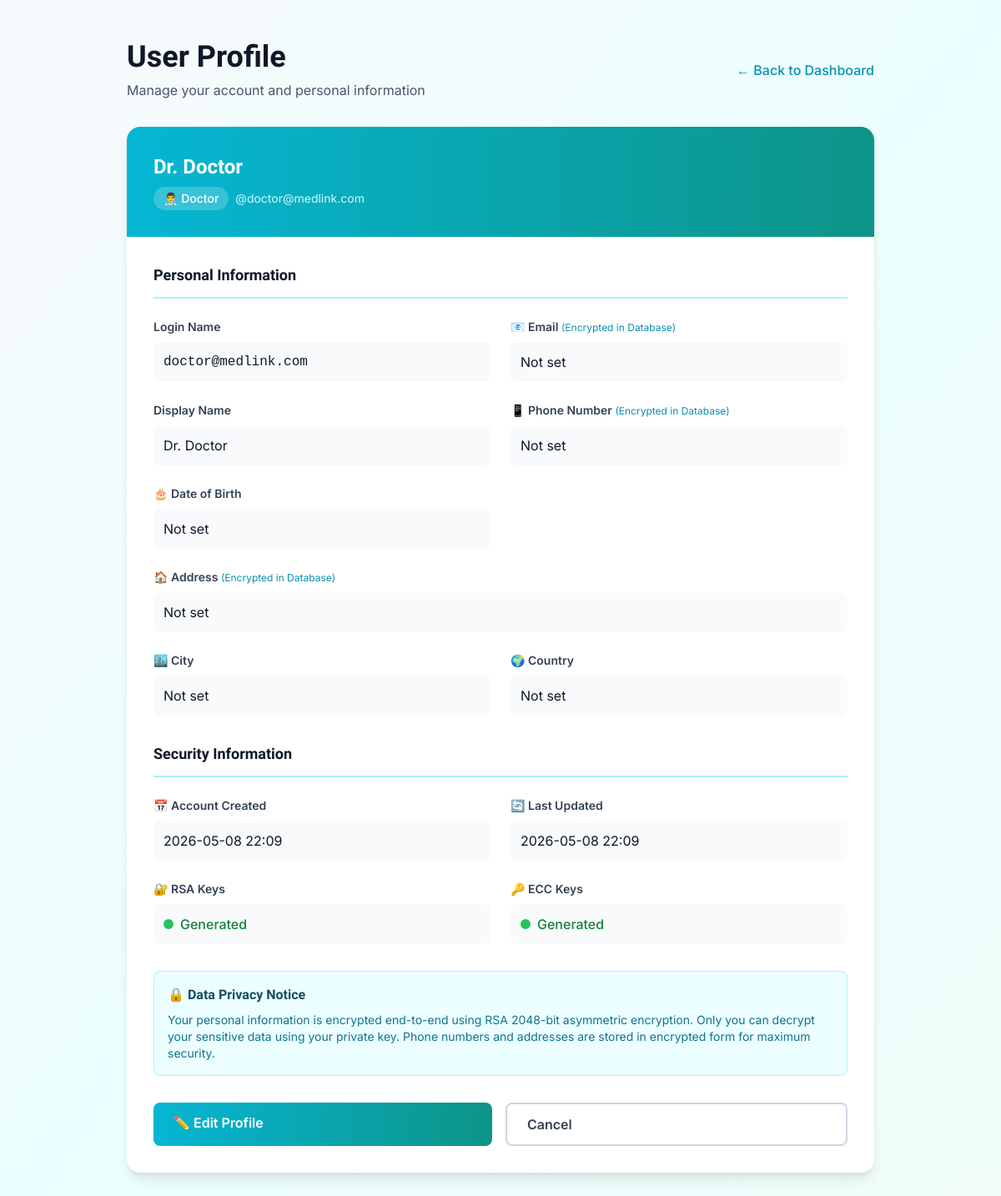
The app's page /profile (signed in), older data.
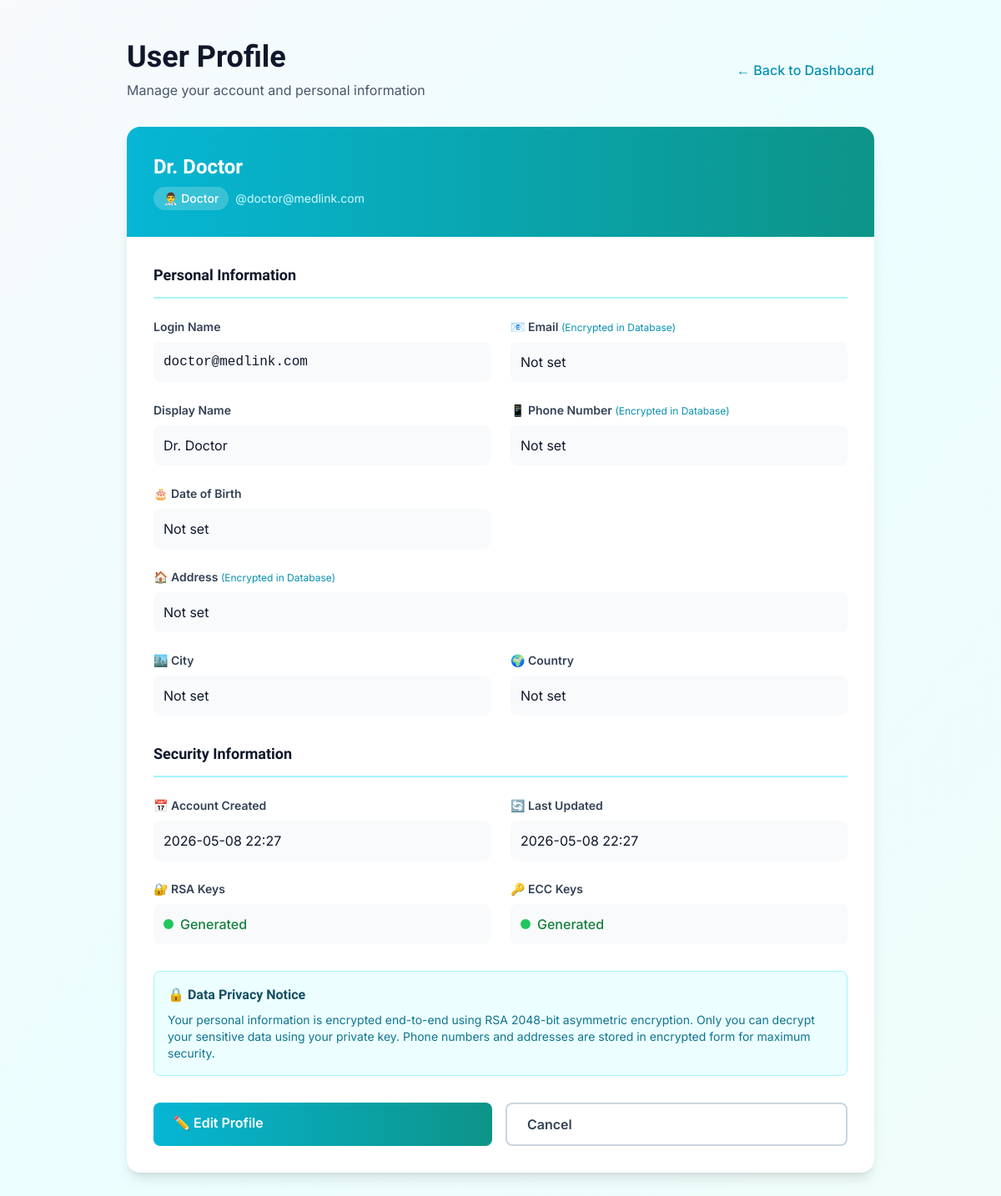
The same page, newer data.
### models.py (models this page shows, shortened)
class User(db.Model):
    __tablename__ = 'users'
    id = db.Column(db.Integer, primary_key=True)
    username = db.Column(db.String(120), unique=True, nullable=False, index=True)
    role = db.Column(db.String(20), nullable=False)  # 'patient', 'doctor', 'specialist', 'admin'
    password_hash = db.Column(db.String(255), nullable=False)
    encrypted_email = db.Column(db.Text, nullable=True)  # RSA encrypted, only decrypted with private key
    rsa_public_key = db.Column(db.Text, nullable=True)  # JSON: {"e": int, "n": int}
    rsa_private_key = db.Column(db.Text, nullable=True)  # JSON: {"d": int, "n": int} - Stored securely
    ecc_public_key = db.Column(db.Text, nullable=True)  # JSON: {"x": int, "y": int}
    ecc_private_key = db.Column(db.Text, nullable=True)  # JSON: {"k": int} - Stored securely
    public_key = db.Column(db.Text, nullable=True)  # For encryption purposes
    encrypted_profile = db.Column(db.Text, nullable=True)  # Encrypted email/NID
    display_name = db.Column(db.String(120), nullable=True)
    phone = db.Column(db.Text, nullable=True)  # Encrypted
    date_of_birth = db.Column(db.String(20), nullable=True)
    address = db.Column(db.Text, nullable=True)  # Encrypted
    city = db.Column(db.String(100), nullable=True)
    country = db.Column(db.String(100), nullable=True)
    two_fa_enabled = db.Column(db.Boolean, default=False)
    two_fa_challenge = db.Column(db.String(10), nullable=True)
    two_fa_timestamp = db.Column(db.DateTime, nullable=True)
    encrypted_nid = db.Column(db.Text, nullable=True)
    encrypted_blood_group = db.Column(db.Text, nullable=True)
    nid_mac = db.Column(db.String(255), nullable=True)
    license_number = db.Column(db.String(120), nullable=True, index=True)
    license_verified = db.Column(db.Boolean, default=False)
    last_key_rotation = db.Column(db.DateTime, nullable=True)
    is_approved = db.Column(db.Boolean, default=False)  # False for new registrations
    approved_at = db.Column(db.DateTime, nullable=True)
    approved_by_admin_id = db.Column(db.Integer, db.ForeignKey('users.id'), nullable=True)
    created_at = db.Column(db.DateTime, default=datetime.now)
    updated_at = db.Column(db.DateTime, default=datetime.now, onupdate=datetime.now)
    sent_referrals = db.relationship('Referral', foreign_keys='Referral.sender_id', backref='sender', lazy=True)
    received_referrals = db.relationship('Referral', foreign_keys='Referral.receiver_id', backref='receiver', lazy=True)
    sent_messages = db.relationship('Message', foreign_keys='Message.sender_id', backref='sender_msg', lazy=True)
    received_messages = db.relationship('Message', foreign_keys='Message.receiver_id', backref='receiver_msg', lazy=True)
    def get_display_name(self):
        if self.display_name:
            return self.display_name
    def get_phone(self):
        if not self.phone:
            return None
        if self.phone and len(self.phone) > 20 and all(c in '0123456789abcdef' for c in self.phone.lower()):
            return self.decrypt_field(self.phone)
        return self.phone
    def get_address(self):
        if not self.address:
            return None
        if self.address and len(self.address) > 20 and all(c in '0123456789abcdef' for c in self.address.lower()):
            return self.decrypt_field(self.address)
        return self.address
    def get_date_of_birth(self):
        if not self.date_of_birth:
            return None
        if self.date_of_birth and len(self.date_of_birth) > 20 and all(c in '0123456789abcdef' for c in self.date_of_birth.lower()):
            return self.decrypt_field(self.date_of_birth)
        return self.date_of_birth
    def get_email(self):
        if not self.encrypted_email:
            return None
        if self.encrypted_email and len(self.encrypted_email) > 20 and all(c in '0123456789abcdef' for c in self.encrypted_email.lower()):
            return self.decrypt_field(self.encrypted_email)
        return self.encrypted_email

### app.py (the view)
@app.route('/profile')
def profile():
    if 'user_id' not in session:
        return redirect(url_for('login'))
    user_id = session.get('user_id')
    user = User.query.get(user_id)
    if not user:
        session.clear()
        return redirect(url_for('login'))
    user_profile = {
        'id': user.id,
        'username': user.username,
        'display_name': user.display_name,
        'role': user.role,
        'phone': user.get_phone(),
        'address': user.get_address(),
        'date_of_birth': user.get_date_of_birth(),
        'email': user.get_email(),
        'city': user.city,
        'country': user.country,
        'created_at': user.created_at,
        'updated_at': user.updated_at,
        'rsa_keys': 'Generated' if user.rsa_public_key else 'Not Generated',
        'ecc_keys': 'Generated' if user.ecc_public_key else 'Not Generated'
    }
    return render_template('profile.html', user=user, user_profile=user_profile)

### templates/profile.html (shortened to what the changed rows need)
{% extends "base.html" %}
{% block content %}
<div class="min-h-screen bg-gradient-to-br from-slate-50 via-cyan-50 to-teal-50 py-12 px-4">
    <div class="max-w-4xl mx-auto">
        <div class="mb-8">
            <div class="flex items-center justify-between">
                <div>
                    <h1 class="text-4xl font-bold text-slate-900 mb-2">User Profile</h1>
                </div>
            </div>
        </div>
        <div class="bg-white rounded-2xl shadow-lg overflow-hidden">
            <div class="bg-gradient-to-r from-cyan-500 to-teal-600 p-8 text-white">
                <h2 class="text-2xl font-bold mb-2">{{ user.get_display_name() }}</h2>
                <div class="flex items-center gap-2">
                    <span class="inline-block px-3 py-1 bg-white bg-opacity-20 rounded-full text-sm font-medium">
                        {% if user.role == 'doctor' %}
                            👨‍⚕️ Doctor
                        {% elif user.role == 'specialist' %}
                            👨‍⚕️ Specialist
                        {% else %}
                            🧑‍🔬 Patient
                        {% endif %}
                    </span>
                    <span class="text-sm text-cyan-100">@{{ user.username }}</span>
                </div>
            </div>
            <div class="p-8">
                <div class="mb-8">
                    <div class="grid grid-cols-1 md:grid-cols-2 gap-6">
                        <div>
                            <div class="p-3 bg-slate-50 rounded-lg">
                                <p class="text-slate-900 font-mono">{{ user.username }}</p>
                            </div>
                        </div>
                        <div>
                            <div class="p-3 bg-slate-50 rounded-lg">
                                <p class="text-slate-900">{{ user.display_name or 'Not set' }}</p>
                            </div>
                        </div>
                        <div>
                            <div class="p-3 bg-slate-50 rounded-lg">
                                <p class="text-slate-900">{{ user.city or 'Not set' }}</p>
                            </div>
                        </div>
                        <div>
                            <div class="p-3 bg-slate-50 rounded-lg">
                                <p class="text-slate-900">{{ user.country or 'Not set' }}</p>
                            </div>
                        </div>
                    </div>
                </div>
                <div class="mb-8">
                    <div class="grid grid-cols-1 md:grid-cols-2 gap-6">
                        <div>
                            <div class="p-3 bg-slate-50 rounded-lg">
                                <p class="text-slate-900">{{ user.created_at.strftime('%Y-%m-%d %H:%M') }}</p>
                            </div>
                        </div>
                        <div>
                            <div class="p-3 bg-slate-50 rounded-lg">
                                <p class="text-slate-900">{{ user.updated_at.strftime('%Y-%m-%d %H:%M') }}</p>
                            </div>
                        </div>
                    </div>
                </div>
            </div>
        </div>
    </div>
</div>
{% endblock %}

Row changes from the older to the newer data that the page shows:
changed User "Dr. Doctor": created_at "2026-05-08 22:09" → "2026-05-08 22:27"; updated_at "2026-05-08 22:09" → "2026-05-08 22:27"
